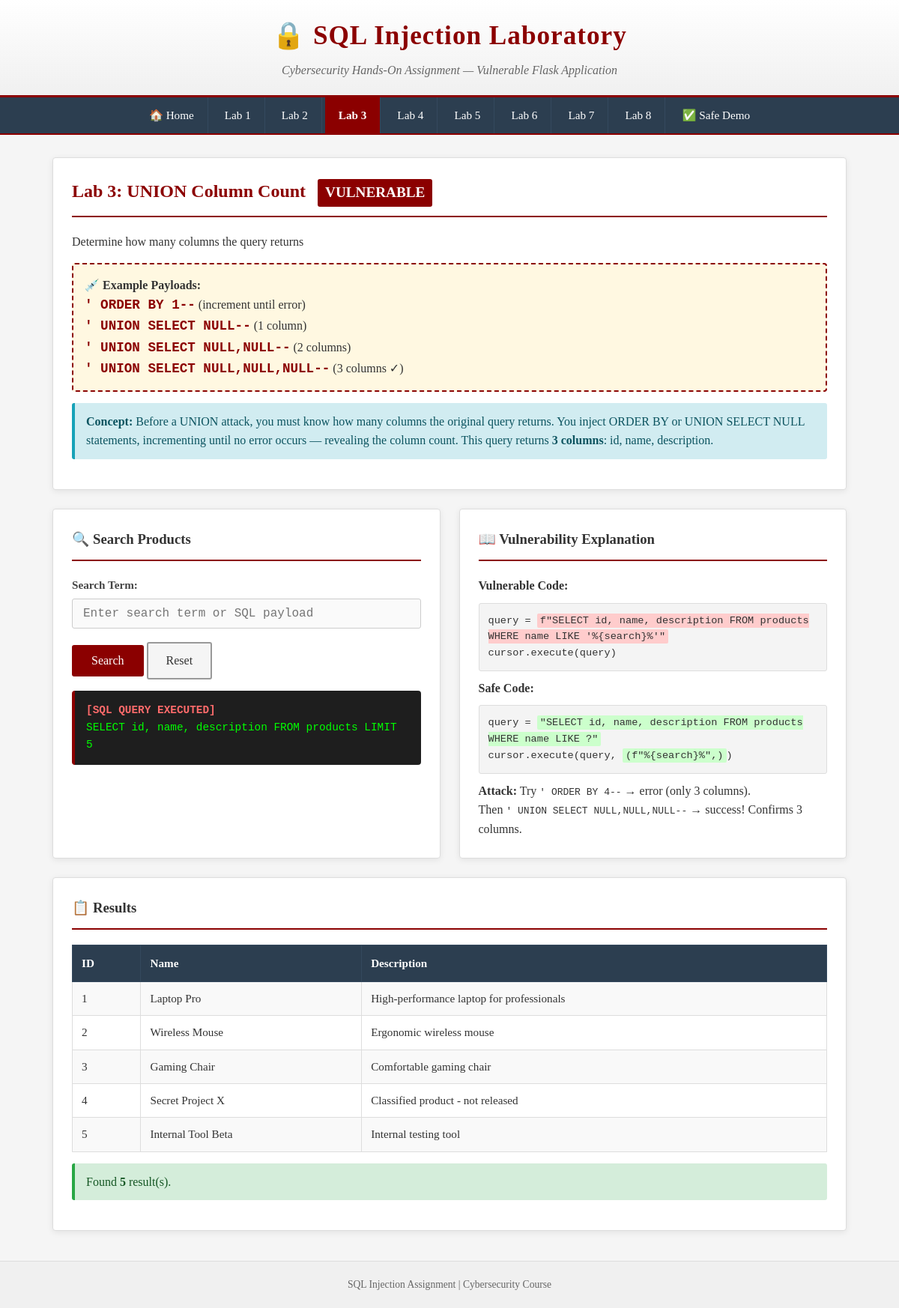
Page /lab3 on the committed database.
### tables this page shows
CREATE TABLE products (
            id INTEGER PRIMARY KEY,
            name TEXT,
            description TEXT,
            category TEXT,
            released INTEGER DEFAULT 1,
            price INTEGER
        );

### app.py (the view)
@app.route('/lab3', methods=['GET', 'POST'])
def lab3():
    products = []
    query_executed = ""
    error_msg = None
    search = request.form.get('search', '') if request.method == 'POST' else ''
    conn = get_db_connection()
    cursor = conn.cursor()
    if request.method == 'POST':
        query = f"SELECT id, name, description FROM products WHERE name LIKE '%{search}%'"
        query_executed = query
        try:
            cursor.execute(query)
            products = cursor.fetchall()
        except Exception as e:
            error_msg = str(e)
            flash(f'SQL Error: {str(e)}', 'danger')
    else:
        query = "SELECT id, name, description FROM products LIMIT 5"
        query_executed = query
        cursor.execute(query)
        products = cursor.fetchall()
    conn.close()
    return render_template('lab3_union.html',
                         products=products,
                         query=query_executed,
                         search=search,
                         error=error_msg,
                         lab_num=3,
                         lab_title="UNION Column Count",
                         payload="' UNION SELECT NULL,NULL,NULL--",
                         description="Determine how many columns the query returns")

### app.py (called while the page is built)
@app.before_request
def setup():
    if not hasattr(app, 'db_initialized'):
        init_db()
        app.db_initialized = True

### database.py (called while the page is built)
def get_db_connection():
    conn = sqlite3.connect(DB_PATH)
    conn.row_factory = sqlite3.Row
    return conn

### templates/lab3_union.html (shortened to what this page needs)
{% extends "base.html" %}
{% block content %}
<div class="card">
    <div class="card-header">
        <h2>Lab {{ lab_num }}: {{ lab_title }} <span class="badge">VULNERABLE</span></h2>
    </div>
    <p>{{ description }}</p>
    <div class="payload-box">
        <strong>💉 Example Payloads:</strong><br>
        <span class="payload">' ORDER BY 1--</span> (increment until error)<br>
        <span class="payload">' UNION SELECT NULL--</span> (1 column)<br>
        <span class="payload">' UNION SELECT NULL,NULL--</span> (2 columns)<br>
        <span class="payload">' UNION SELECT NULL,NULL,NULL--</span> (3 columns ✓)
    </div>
    <div class="alert alert-info">
        <strong>Concept:</strong> Before a UNION attack, you must know how many columns the original query returns.
        You inject ORDER BY or UNION SELECT NULL statements, incrementing until no error occurs — revealing the column count.
        This query returns <strong>3 columns</strong>: id, name, description.
    </div>
</div>
<div class="two-col">
    <div class="card">
        <div class="card-header">
            <h3>🔍 Search Products</h3>
        </div>
        <form method="POST">
            <div class="form-group">
                <label for="search">Search Term:</label>
                <input type="text" id="search" name="search" class="form-control"
                       value="{{ search }}" placeholder="Enter search term or SQL payload">
            </div>
            <button type="submit" class="btn btn-primary">Search</button>
            <a href="{{ url_for('lab3') }}" class="btn btn-secondary">Reset</a>
        </form>
        {% if query %}
        <div class="query-box">
            <span class="label">[SQL QUERY EXECUTED]</span><br>
            {{ query }}
        </div>
        {% endif %}
    </div>
    <div class="card">
        <div class="card-header">
            <h3>📖 Vulnerability Explanation</h3>
        </div>
        <p><strong>Vulnerable Code:</strong></p>
        <div class="code-snippet">
query = <span class="vuln-highlight">f"SELECT id, name, description FROM products WHERE name LIKE '%{search}%'"</span><br>
cursor.execute(query)
        </div>
        <p><strong>Safe Code:</strong></p>
        <div class="code-snippet">
query = <span class="safe-highlight">"SELECT id, name, description FROM products WHERE name LIKE ?"</span><br>
cursor.execute(query, <span class="safe-highlight">(f"%{search}%",)</span>)
        </div>
        <p style="margin-top: 10px;">
            <strong>Attack:</strong> Try <code>' ORDER BY 4--</code> → error (only 3 columns).<br>
            Then <code>' UNION SELECT NULL,NULL,NULL--</code> → success! Confirms 3 columns.
        </p>
    </div>
</div>
<div class="card">
    <div class="card-header">
        <h3>📋 Results</h3>
    </div>
    {% if products %}
    <table class="data-table">
        <tr>
            <th>ID</th>
            <th>Name</th>
            <th>Description</th>
        </tr>
        {% for product in products %}
        <tr>
            <td>{{ product.id }}</td>
            <td>{{ product.name }}</td>
            <td>{{ product.description }}</td>
        </tr>
        {% endfor %}
    </table>
    <div class="alert alert-success">
        Found <strong>{{ products|length }}</strong> result(s).
    </div>
    {% else %}
    <p>No results. Try searching or use a UNION payload to test column count.</p>
    {% endif %}
</div>
{% endblock %}

### templates/base.html (style rules this page uses)
* { margin: 0; padding: 0; box-sizing: border-box; }
body { font-family: 'Georgia', 'Times New Roman', serif; background-color: #f5f5f5; color: #333; line-height: 1.6; }
.card { background: #ffffff; border: 1px solid #ddd; border-radius: 4px; padding: 25px; margin-bottom: 25px; box-shadow: 0 2px 8px rgba(0,0,0,0.08); }
.card-header { border-bottom: 2px solid #8B0000; padding-bottom: 12px; margin-bottom: 20px; }
.card-header h2 { color: #8B0000; font-size: 1.5em; }
.card-header .badge { display: inline-block; background: #8B0000; color: white; padding: 3px 10px; border-radius: 3px; font-size: 0.8em; margin-left: 10px; vertical-align: middle; }
.form-group { margin-bottom: 18px; }
.form-group label { display: block; font-weight: bold; color: #444; margin-bottom: 6px; font-size: 0.95em; }
.form-control { width: 100%; padding: 10px 14px; border: 1px solid #ccc; border-radius: 3px; font-size: 1em; font-family: 'Courier New', monospace; background: #fafafa; transition: border-color 0.3s; }
.btn { display: inline-block; padding: 10px 24px; font-size: 1em; font-family: Georgia, serif; border: 2px solid #8B0000; border-radius: 3px; cursor: pointer; transition: all 0.3s; text-decoration: none; }
.btn-primary { background: #8B0000; color: white; }
.btn-secondary { background: #f5f5f5; color: #333; border-color: #999; }
.query-box { background: #1e1e1e; color: #00ff00; padding: 15px; border-radius: 4px; font-family: 'Courier New', monospace; font-size: 0.9em; overflow-x: auto; margin: 15px 0; border-left: 4px solid #8B0000; }
.query-box .label { color: #ff6b6b; font-weight: bold; }
.data-table { width: 100%; border-collapse: collapse; margin: 15px 0; font-size: 0.95em; }
.data-table th { background: #2c3e50; color: white; padding: 12px; text-align: left; font-weight: bold; border: 1px solid #34495e; }
.data-table td { padding: 10px 12px; border: 1px solid #ddd; background: #fff; }
.data-table tr:nth-child(even) td { background: #f9f9f9; }
.alert { padding: 12px 15px; border-radius: 3px; margin-bottom: 15px; border-left: 4px solid; }
.alert-success { background: #d4edda; border-color: #28a745; color: #155724; }
.alert-info { background: #d1ecf1; border-color: #17a2b8; color: #0c5460; }
.payload-box { background: #fff8e1; border: 2px dashed #8B0000; padding: 15px; border-radius: 4px; margin: 15px 0; }
.payload-box .payload { font-family: 'Courier New', monospace; font-size: 1.1em; color: #8B0000; font-weight: bold; }
.two-col { display: grid; grid-template-columns: 1fr 1fr; gap: 25px; }
.code-snippet { background: #f4f4f4; border: 1px solid #ddd; padding: 12px; border-radius: 3px; font-family: 'Courier New', monospace; font-size: 0.85em; overflow-x: auto; margin: 10px 0; }
.vuln-highlight { background: #ffcccc; padding: 2px 4px; border-radius: 2px; }
.safe-highlight { background: #ccffcc; padding: 2px 4px; border-radius: 2px; }

### rows in the picture
products: id "1", name "Laptop Pro", description "High-performance laptop for professionals"
products: id "2", name "Wireless Mouse", description "Ergonomic wireless mouse"
products: id "3", name "Gaming Chair", description "Comfortable gaming chair"
products: id "4", name "Secret Project X", description "Classified product - not released"
products: id "5", name "Internal Tool Beta", description "Internal testing tool"

### other values in the picture
{{ lab_num }} "3"
{{ lab_title }} "UNION Column Count"
{{ description }} "Determine how many columns the query returns"
{{ query }} "SELECT id, name, description FROM products LIMIT 5"
{{ products|length }} "5"
